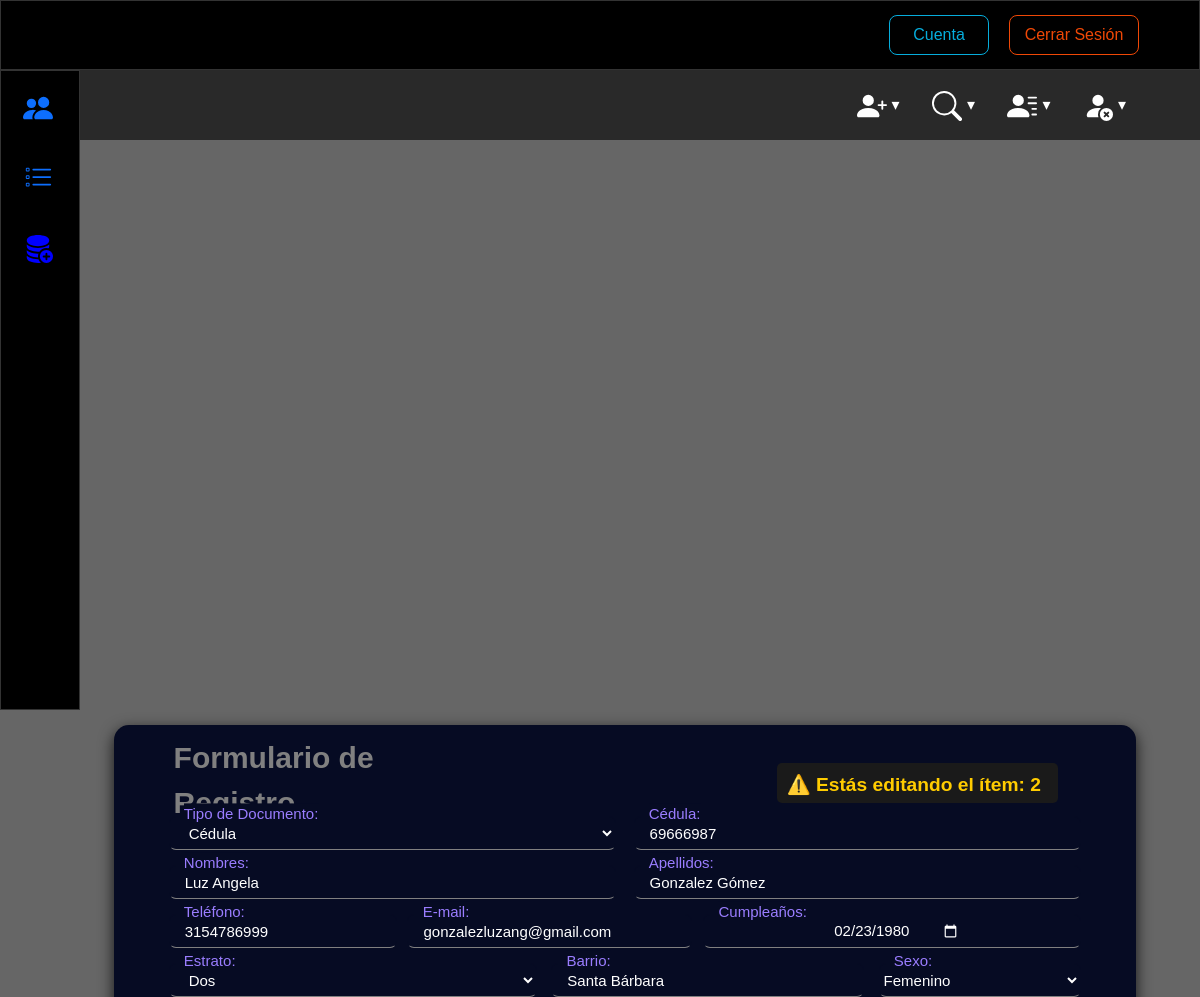
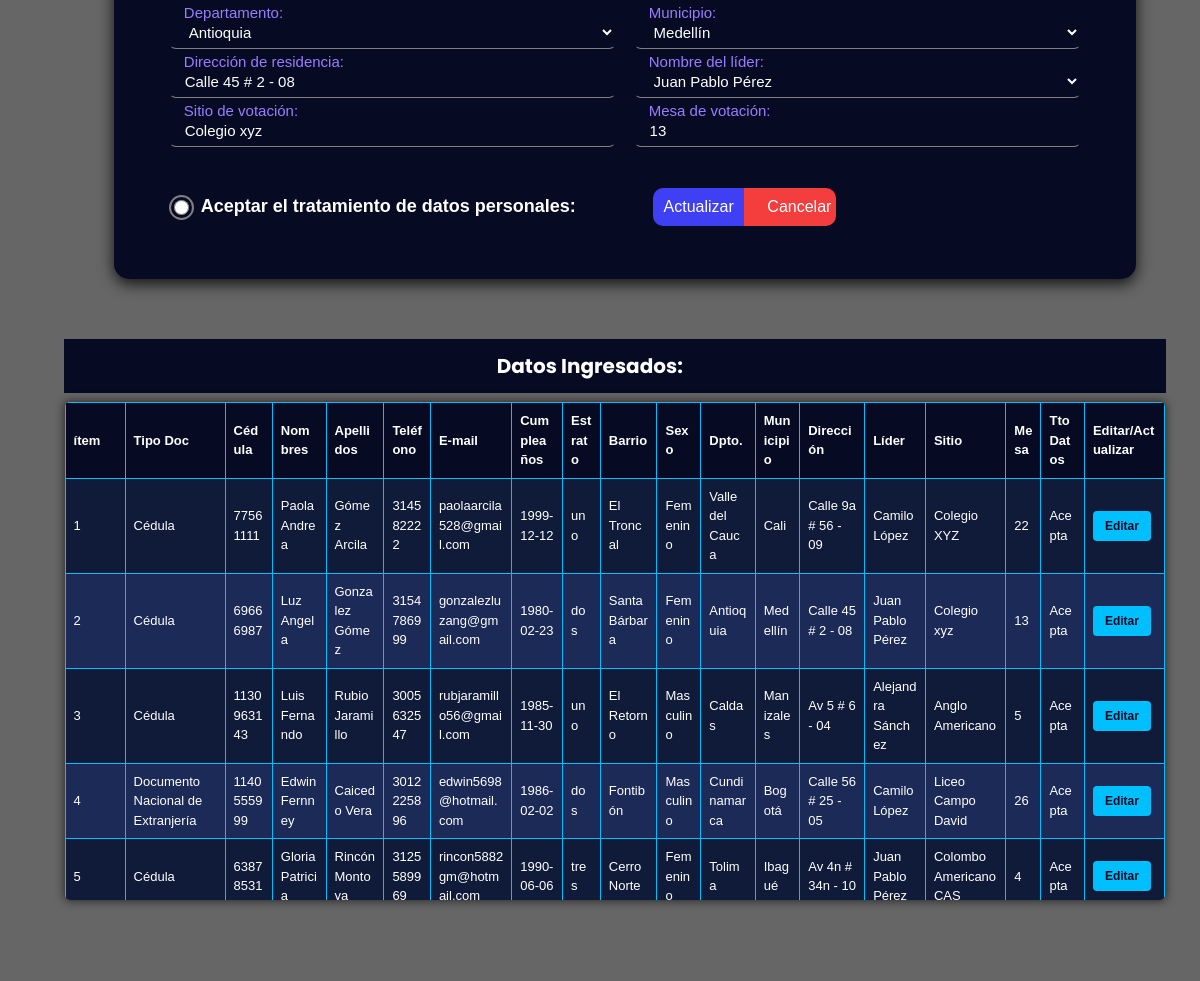
The page /index.php?editar_id=2 on the database its author committed (2 pictures, top to bottom).
### tables this page shows
CREATE TABLE IF NOT EXISTS `personas` (
  `id_personas` bigint(20) NOT NULL AUTO_INCREMENT,
  `tipo` varchar(50) NOT NULL,
  `cedula` bigint(20) NOT NULL,
  `nombres` varchar(50) NOT NULL,
  `apellidos` varchar(50) NOT NULL,
  `email` varchar(100) NOT NULL,
  `cumple` varchar(11) NOT NULL,
  `estrato` varchar(10) NOT NULL,
  `barrio` varchar(20) NOT NULL,
  `sexo` varchar(20) NOT NULL,
  `departamento` varchar(50) NOT NULL,
  `municipio` varchar(50) NOT NULL,
  `direccion` varchar(254) NOT NULL,
  `lider` varchar(50) NOT NULL,
  `sitio` varchar(30) NOT NULL,
  `mesa` int(11) NOT NULL,
  `tratamiento` varchar(20) NOT NULL,
  `telefono` bigint(20) NOT NULL,
  PRIMARY KEY (`id_personas`),
  UNIQUE KEY `cedula` (`cedula`)
);

### index.php (the view, shortened to what this page needs)
<?php
require_once 'conexion.php';
$id_editar = '';
$tipo_editar = '';
$cedula_editar = '';
$nombres_editar = '';
$apellidos_editar = '';
$telefono_editar = '';
$email_editar = '';
$cumple_editar = '';
$estrato_editar = '';
$barrio_editar = '';
$sexo_editar = '';
$departamento_editar = '';
$municipio_editar = '';
$direccion_editar = '';
$lider_editar = '';
$sitio_editar = '';
$mesa_editar = '';
$tratamiento_editar = '';
if (isset($_GET['editar_id'])) {
    $editar_id = $_GET['editar_id'];
	$id_editar = $editar_id;
    $resultado = mysqli_query($conn, "SELECT * FROM personas WHERE id_personas='$editar_id'");
    if ($fila = mysqli_fetch_assoc($resultado)) {
        $id_editar = $fila['id_personas'];
        $tipo_editar = $fila['tipo'];
        $cedula_editar = $fila['cedula'];
		$nombres_editar = $fila['nombres'];
		$apellidos_editar = $fila['apellidos'];
		$telefono_editar = $fila['telefono'];
		$email_editar = $fila['email'];
		$cumple_editar = $fila['cumple'];
		$estrato_editar = $fila['estrato'];
		$barrio_editar = $fila['barrio'];
		$sexo_editar = $fila['sexo'];
		$departamento_editar = $fila['departamento'];
		$municipio_editar = $fila['municipio'];
		$direccion_editar = $fila['direccion'];
		$lider_editar = $fila['lider'];
		$sitio_editar = $fila['sitio'];
		$mesa_editar = $fila['mesa'];
		$tratamiento_editar = $fila['tratamiento'];
    }
}
?>
<!DOCTYPE html>
<html lang="es">
<head>
	<link href="https://cdn.jsdelivr.net/npm/bootstrap@5.3.3/dist/css/bootstrap.min.css" rel="stylesheet">
	<link href="https://cdn.jsdelivr.net/npm/bootstrap-icons/font/bootstrap-icons.css" rel="stylesheet">
	<link rel="stylesheet" href="style.css">
</head>
<body>
	<div class="superior">
		<button class="superior--cuenta">Cuenta</button>
		<button class="superior--cerrarsesion">Cerrar Sesión</button>
	</div>
	<div class="menu">
		<div class="icono">
			<a href="" alt="Chat">
			</a>
		</div>
		<div class="icono">
			<a href="" alt="Chat">
			</a>
		</div>
		<div class="icono">
		</div>
	</div>
	<div class="menu2">
		<nav id='menu'>
	  		<ul>
   				<li><a class='dropdown-arrow' href='#'></a>
				</li>
   		 		<li><a class='dropdown-arrow' href='#'><svg xmlns="http://www.w3.org/2000/svg" width="30" height="30" fill="currentColor" class="bi bi-search" viewBox="0 0 16 16">
  					<path d="M11.742 10.344a6.5 6.5 0 1 0-1.397 1.398h-.001q.044.06.098.115l3.85 3.85a1 1 0 0 0 1.415-1.414l-3.85-3.85a1 1 0 0 0-.115-.1zM12 6.5a5.5 5.5 0 1 1-11 0 5.5 5.5 0 0 1 11 0"/>
					</svg></a>
				</li>
   				<li><a class='dropdown-arrow' href='#'></a>
				</li>
   				<li><a class='dropdown-arrow' href='#'></a>
				</li>
  			</ul>
		</nav>
	</div>
	<div class="cuerpo">
		<form class="form--main" action="guardar.php" method="post">
			<div class="form--titulo-contenedor">
				<div class="form--input__one">Formulario de Registro</div>
				<div class="form--empty__one"></div>
				<?php if (!empty($id_editar)): ?>
					<div class="form--aviso-edicion">
						<strong>⚠️ Estás editando el ítem: <?= $id_editar ?></strong>
					</div>
				<?php endif; ?>
			</div>
			<div class="form--input__two">
				<div class="form--input__two__one">
					<select class="form--input__two__doc" name="tipo" id="tipo" required>
						<option value="Cédula" <?= $tipo_editar == 'Cédula' ? 'selected' : '' ?>>Cédula</option>
					</select>
					<label class="form--input__two__label">Tipo de Documento: </label>
				</div>
				<div class="form--input__two__two">
					<input class="form--input__two__numcedula" type="text" name="cedula" id="cedula" value="<?= $cedula_editar ?>" required></input>
					<label class="form--input__two__nclabel">Cédula: </label>
				</div>
			</div>
			<div class="form--input__three">
				<div class="form--input__three__one">
					<input class="form--input__three__names" name="nombres" id="nombres" type="text" value="<?= $nombres_editar ?>" required>
					<label class="form--input__three__nombres">Nombres: </label>
				</div>
				<div class="form--input__three__two">
					<input class="form--input__three__lastnames" type="text" name="apellidos" id="apellidos" value="<?= $apellidos_editar ?>" required>
					<label class="form--input__three__apellidos">Apellidos: </label>
				</div>
			</div>
			<div class="form--input__four">
				<div class="form--input__four__one">
					<input class="form--input__four__phone" type="number" name="telefono" id="telefono" value="<?= $telefono_editar ?>" required>
					<label class="form--input__four__telefono">Teléfono: </label>
				</div>
				<div class="form--input__four__two">
					<input class="form--input__four__email" type="email" name="email" id="email" value="<?= $email_editar ?>" required>
					<label class="form--input__four__correo">E-mail: </label>
				</div>
				<div class="form--input__four__three">
					<input class="form--input__four__birth" type="date" name="cumple" id="cumple" value="<?= $cumple_editar ?>" required>
					<label class="form--input__four__cumple">Cumpleaños: </label>
				</div>
			</div>
			<div class="form--input__five">
				<div class="form--input__five__one">
					<select class="form--input__five__stratum" name="estrato" id="estrato" required>
						<option value="dos" <?= $estrato_editar == 'dos' ? 'selected' : '' ?>>Dos</option>
					</select>
					<label class="form--input__five__estrato">Estrato: </label>
				</div>
				<div class="form--input__five__two">
					<input class="form--input__five__neighborhood" type="text" name="barrio" id="barrio" value="<?= $barrio_editar ?>" required>
					<label class="form--input__five__barrio">Barrio: </label>
				</div>
				<div class="form--input__five__three">
					<select class="form--input__five__femmas" name="sexo" id="sexo" required>
						<option value="Femenino" <?= $sexo_editar == 'Femenino' ? 'selected' : '' ?>>Femenino</option>
					</select>
					<label class="form--input__five__sexo">Sexo: </label>
				</div>
			</div>
			<div class="form--input__six">
				<div class="form--input__six__one">
					<select class="form--input__six__dpto" name="departamento" id="departamento" required>
						<option value="Antioquia" <?= $departamento_editar == 'Antioquia' ? 'selected' : '' ?>>Antioquia</option>
					</select>
					<label class="form--input__six__departamento">Departamento: </label>
				</div>
				<div class="form--input__six__two">
					<select class="form--input__six__mcpio" name="municipio" id="municipio" required>
						<option value="Medellín" <?= $municipio_editar == 'Medellín' ? 'selected' : '' ?>>Medellín</option>
					</select>
					<label class="form--input__six__municipio">Municipio: </label>
				</div>
			</div>
			<div class="form--input__seven">
				<div class="form--input__seven__one">
					<input class="form--input__seven__address" type="text" name="direccion" id="direccion" value="<?= $direccion_editar ?>" required>
					<label class="form--input__seven__direccion">Dirección de residencia: </label>
				</div>
				<div class="form--input__seven__two">
					<select class="form--input__seven__nameleader" name="lider" id="lider" required>
						<option value="Juan Pablo Pérez" <?= $lider_editar == 'Juan Pablo Pérez' ? 'selected' : '' ?>>Juan Pablo Pérez</option>
					</select>
					<label class="form--input__seven__lider">Nombre del líder: </label>
				</div>
			</div>
			<div class="form--input__eight">
				<div class="form--input__eight__one">
					<input class="form--input__eight__place" type="text" name="sitio" id="sitio" value="<?= $sitio_editar ?>" required>
					<label class="form--input__eight__sitio">Sitio de votación: </label>
				</div>
				<div class="form--input__eight__two">
					<input class="form--input__eight__table" type="number" name="mesa" id="mesa" value="<?= $mesa_editar ?>" required>
					<label class="form--input__eight__mesa">Mesa de votación: </label>
				</div>
			</div>
			<div class="form--input__nine">
				<div class="form--input__nine__boxac">
					<input class="form--input__nine__accept" type="radio" name="tratamiento" id="tratamiento" value="Acepta" <?= ($tratamiento_editar === 'Aceptado') ? 'checked' : '' ?>
					<?= (empty($tratamiento_editar)) ? 'required' : '' ?>>
				</div>
					<label class="form--input__nine__dpersonales">Aceptar el tratamiento de datos personales: </label>
				<div class="form--input__ten">
						<input type="submit" id="btn-guardar" value="<?= $id_editar ? 'Actualizar' : 'Guardar' ?>" class="form--input__ten__guardar">
						<a href="index.php" class="form--input__ten__cancelar">Cancelar</a>
				</div>
			</div>
		</form>
		<h3 class="titulo-datos">Datos Ingresados:</h3>
		<div class="table-scroll">
			<table class="tabla-datos">
				<thead class="thead-one">
					<tr>
						<th class="item">ítem</th>
						<th class="tipo-doc">Tipo Doc</th>
						<th>Cédula</th>
						<th>Nombres</th>
						<th>Apellidos</th>
						<th>Teléfono</th>
						<th>E-mail</th>
						<th>Cumpleaños</th>
						<th>Estrato</th>
						<th>Barrio</th>
						<th>Sexo</th>
						<th>Dpto.</th>
						<th>Municipio</th>
						<th>Dirección</th>
						<th>Líder</th>
						<th>Sitio</th>
						<th>Mesa</th>
						<th>Tto Datos</th>
						<th class="edit">Editar/Actualizar</th>
					</tr>
				</thead>
				<tbody>
					<?php
					$consulta = mysqli_query($conn, "SELECT * FROM personas");
					while($row = mysqli_fetch_assoc($consulta)) {
						echo "<tr class='" . ($id_editar == $row['id_personas'] ? "resaltada" : "") . "'>";
						echo "<td>" . $row['id_personas'] . "</td>";
						echo "<td>" . $row['tipo'] . "</td>";
						echo "<td>" . $row['cedula'] . "</td>";
						echo "<td>" . $row['nombres'] . "</td>";
						echo "<td>" . $row['apellidos'] . "</td>";
						echo "<td>" . $row['telefono'] . "</td>";
						echo "<td>" . $row['email'] . "</td>";
						echo "<td>" . $row['cumple'] . "</td>";
						echo "<td>" . $row['estrato'] . "</td>";
						echo "<td>" . $row['barrio'] . "</td>";
						echo "<td>" . $row['sexo'] . "</td>";
						echo "<td>" . $row['departamento'] . "</td>";
						echo "<td>" . $row['municipio'] . "</td>";
						echo "<td>" . $row['direccion'] . "</td>";
						echo "<td>" . $row['lider'] . "</td>";
						echo "<td>" . $row['sitio'] . "</td>";
						echo "<td>" . $row['mesa'] . "</td>";
						echo "<td>" . $row['tratamiento'] . "</td>";
						echo "<td class='column-editar'>
                            	<a href='index.php?editar_id=" . $row['id_personas'] . "'>
                            	 	<button type='button' class='btn-edit'>Editar</button>
                            	</a>
                          	</td>";
						echo "</tr>";
					}
					?>
				</tbody>
			</table>
		</div>
	</div>
</body>
</html>

### rows shown on the page
personas: id_personas "2", tipo "Cédula", cedula "69666987", nombres "Luz Angela", apellidos "Gonzalez Gómez", telefono "3154786999", email "gonzalezluzang@gmail.com", cumple "02/23/1980", estrato "Dos", barrio "Santa Bárbara", sexo "Femenino", departamento "Antioquia", municipio "Medellín", direccion "Calle 45 # 2 - 08", lider "Juan Pablo Pérez", sitio "Colegio xyz", mesa "13", id_personas "Actualizar", cumple "1980-02-23", estrato "dos", tratamiento "Acepta"
personas: id_personas "1", tipo "Cédula", cedula "77561111", nombres "Paola Andrea", apellidos "Gómez Arcila", telefono "314582222", email "paolaarcila528@gmail.com", cumple "1999-12-12", estrato "uno", barrio "El Troncal", sexo "Femenino", departamento "Valle del Cauca", municipio "Cali", direccion "Calle 9a # 56 - 09", lider "Camilo López", sitio "Colegio XYZ", mesa "22", tratamiento "Acepta"
personas: id_personas "3", tipo "Cédula", cedula "1130963143", nombres "Luis Fernando", apellidos "Rubio Jaramillo", telefono "3005632547", email "rubjaramillo56@gmail.com", cumple "1985-11-30", estrato "uno", barrio "El Retorno", sexo "Masculino", departamento "Caldas", municipio "Manizales", direccion "Av 5 # 6 - 04", lider "Alejandra Sánchez", sitio "Anglo Americano", mesa "5", tratamiento "Acepta"
personas: id_personas "4", tipo "Documento Nacional de Extranjería", cedula "1140555999", nombres "Edwin Fernney", apellidos "Caicedo Vera", telefono "3012225896", email "edwin5698@hotmail.com", cumple "1986-02-02", estrato "dos", barrio "Fontibón", sexo "Masculino", departamento "Cundinamarca", municipio "Bogotá", direccion "Calle 56 # 25 - 05", lider "Camilo López", sitio "Liceo Campo David", mesa "26", tratamiento "Acepta"
personas: id_personas "5", tipo "Cédula", cedula "63878531", nombres "Gloria Patricia", apellidos "Rincón Montoya", telefono "3125589969", email "rincon5882gm@hotmail.com", cumple "1990-06-06", estrato "tres", barrio "Cerro Norte", sexo "Femenino", departamento "Tolima", municipio "Ibagué", direccion "Av 4n # 34n - 10", lider "Juan Pablo Pérez", sitio "Colombo Americano CAS", mesa "4", tratamiento "Acepta"
